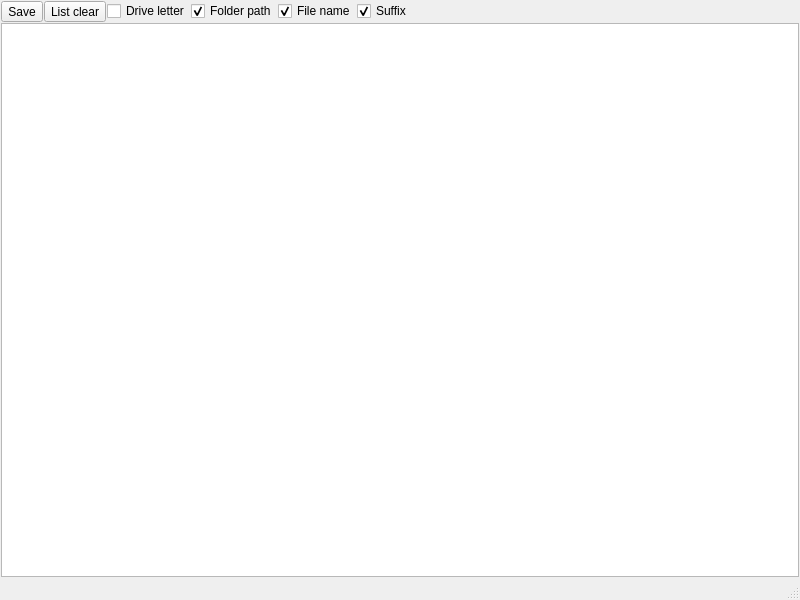
<?xml version="1.0" encoding="UTF-8"?>
<ui version="4.0">
 <class>MainWindow</class>
 <widget class="QMainWindow" name="MainWindow">
  <property name="geometry">
   <rect>
    <x>0</x>
    <y>0</y>
    <width>800</width>
    <height>600</height>
   </rect>
  </property>
  <property name="acceptDrops">
   <bool>true</bool>
  </property>
  <property name="windowTitle">
   <string>MainWindow</string>
  </property>
  <widget class="QWidget" name="centralwidget">
   <layout class="QVBoxLayout" name="verticalLayout">
    <property name="spacing">
     <number>1</number>
    </property>
    <property name="leftMargin">
     <number>1</number>
    </property>
    <property name="topMargin">
     <number>1</number>
    </property>
    <property name="rightMargin">
     <number>1</number>
    </property>
    <property name="bottomMargin">
     <number>1</number>
    </property>
    <item>
     <layout class="QHBoxLayout" name="horizontalLayout">
      <item>
       <widget class="QToolButton" name="toolButton">
        <property name="text">
         <string>Save</string>
        </property>
       </widget>
      </item>
      <item>
       <widget class="QToolButton" name="toolButton_2">
        <property name="text">
         <string>List clear</string>
        </property>
       </widget>
      </item>
      <item>
       <widget class="QCheckBox" name="checkBox_drive_letter">
        <property name="text">
         <string>Drive letter</string>
        </property>
        <property name="checked">
         <bool>false</bool>
        </property>
       </widget>
      </item>
      <item>
       <widget class="QCheckBox" name="checkBox_folder_path">
        <property name="text">
         <string>Folder path</string>
        </property>
        <property name="checked">
         <bool>true</bool>
        </property>
       </widget>
      </item>
      <item>
       <widget class="QCheckBox" name="checkBox_file_name">
        <property name="text">
         <string>File name</string>
        </property>
        <property name="checked">
         <bool>true</bool>
        </property>
       </widget>
      </item>
      <item>
       <widget class="QCheckBox" name="checkBox_suffix">
        <property name="text">
         <string>Suffix</string>
        </property>
        <property name="checked">
         <bool>true</bool>
        </property>
       </widget>
      </item>
      <item>
       <spacer name="horizontalSpacer">
        <property name="orientation">
         <enum>Qt::Horizontal</enum>
        </property>
        <property name="sizeHint" stdset="0">
         <size>
          <width>40</width>
          <height>20</height>
         </size>
        </property>
       </spacer>
      </item>
     </layout>
    </item>
    <item>
     <widget class="QTableView" name="tableView">
      <property name="alternatingRowColors">
       <bool>true</bool>
      </property>
      <property name="sortingEnabled">
       <bool>false</bool>
      </property>
      <attribute name="horizontalHeaderMinimumSectionSize">
       <number>80</number>
      </attribute>
      <attribute name="horizontalHeaderDefaultSectionSize">
       <number>300</number>
      </attribute>
      <attribute name="horizontalHeaderStretchLastSection">
       <bool>true</bool>
      </attribute>
     </widget>
    </item>
   </layout>
  </widget>
  <widget class="QMenuBar" name="menubar">
   <property name="geometry">
    <rect>
     <x>0</x>
     <y>0</y>
     <width>800</width>
     <height>27</height>
    </rect>
   </property>
  </widget>
  <widget class="QStatusBar" name="statusbar"/>
 </widget>
 <resources/>
 <connections>
  <connection>
   <sender>checkBox_drive_letter</sender>
   <signal>clicked()</signal>
   <receiver>MainWindow</receiver>
   <slot>check_box_changed()</slot>
   <hints>
    <hint type="sourcelabel">
     <x>534</x>
     <y>39</y>
    </hint>
    <hint type="destinationlabel">
     <x>399</x>
     <y>299</y>
    </hint>
   </hints>
  </connection>
  <connection>
   <sender>checkBox_suffix</sender>
   <signal>clicked()</signal>
   <receiver>MainWindow</receiver>
   <slot>check_box_changed()</slot>
   <hints>
    <hint type="sourcelabel">
     <x>712</x>
     <y>39</y>
    </hint>
    <hint type="destinationlabel">
     <x>399</x>
     <y>299</y>
    </hint>
   </hints>
  </connection>
  <connection>
   <sender>checkBox_folder_path</sender>
   <signal>clicked()</signal>
   <receiver>MainWindow</receiver>
   <slot>check_box_changed()</slot>
   <hints>
    <hint type="sourcelabel">
     <x>588</x>
     <y>39</y>
    </hint>
    <hint type="destinationlabel">
     <x>399</x>
     <y>299</y>
    </hint>
   </hints>
  </connection>
  <connection>
   <sender>checkBox_file_name</sender>
   <signal>clicked()</signal>
   <receiver>MainWindow</receiver>
   <slot>check_box_changed()</slot>
   <hints>
    <hint type="sourcelabel">
     <x>420</x>
     <y>39</y>
    </hint>
    <hint type="destinationlabel">
     <x>399</x>
     <y>299</y>
    </hint>
   </hints>
  </connection>
  <connection>
   <sender>toolButton</sender>
   <signal>clicked()</signal>
   <receiver>MainWindow</receiver>
   <slot>save()</slot>
   <hints>
    <hint type="sourcelabel">
     <x>27</x>
     <y>39</y>
    </hint>
    <hint type="destinationlabel">
     <x>399</x>
     <y>299</y>
    </hint>
   </hints>
  </connection>
  <connection>
   <sender>toolButton_2</sender>
   <signal>clicked()</signal>
   <receiver>MainWindow</receiver>
   <slot>clear_list()</slot>
   <hints>
    <hint type="sourcelabel">
     <x>100</x>
     <y>39</y>
    </hint>
    <hint type="destinationlabel">
     <x>399</x>
     <y>299</y>
    </hint>
   </hints>
  </connection>
 </connections>
 <slots>
  <slot>check_box_changed()</slot>
  <slot>save()</slot>
  <slot>clear_list()</slot>
 </slots>
</ui>
